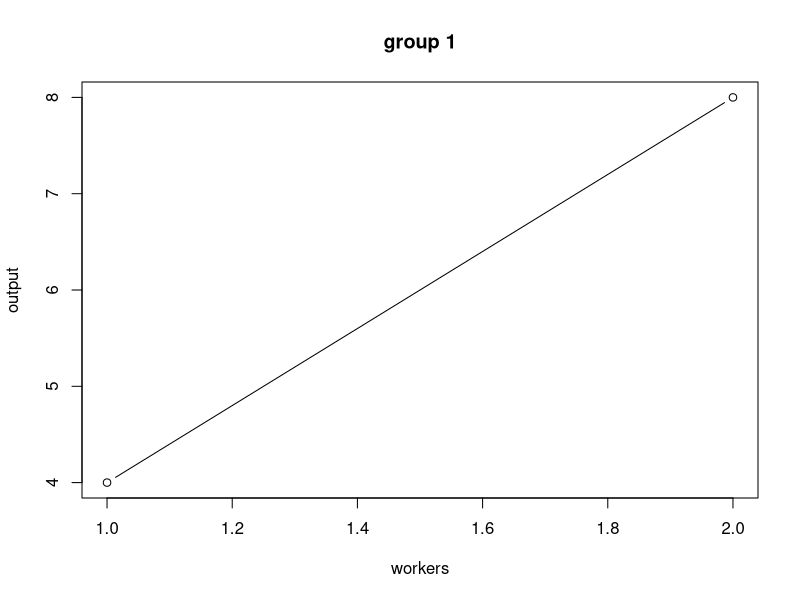
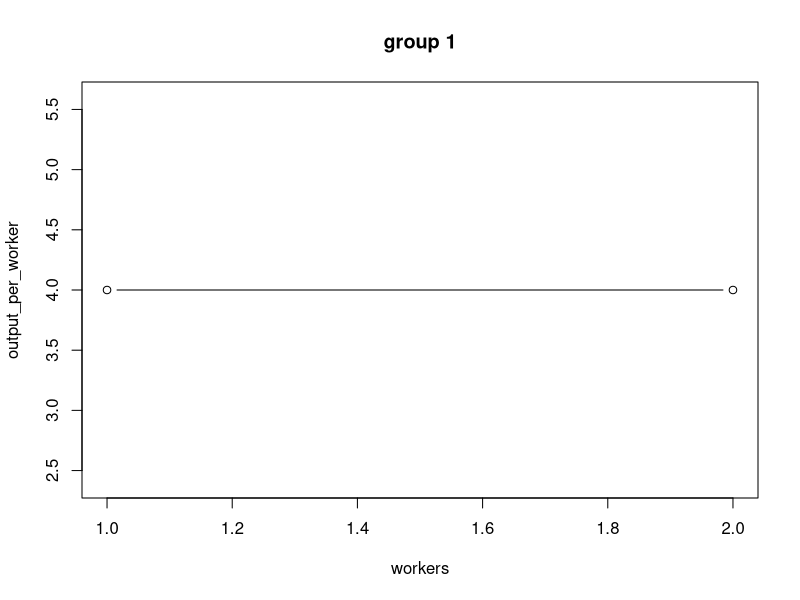
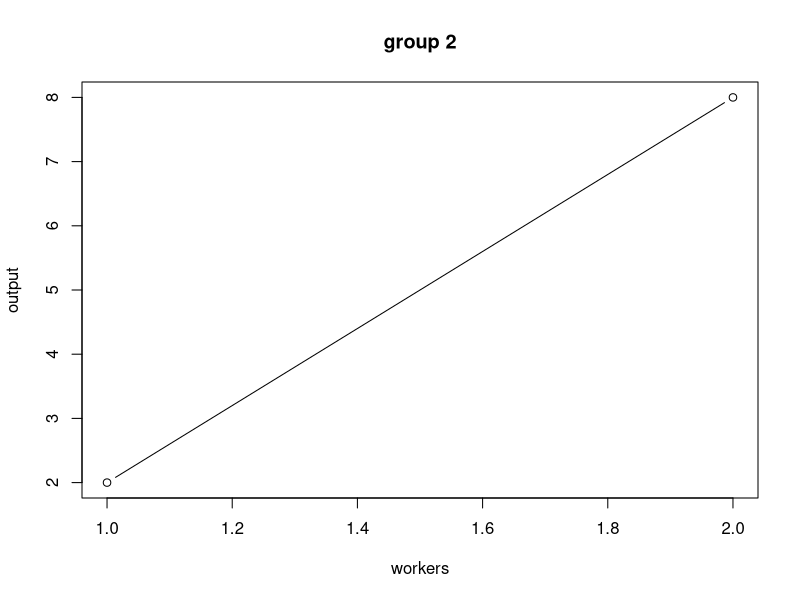
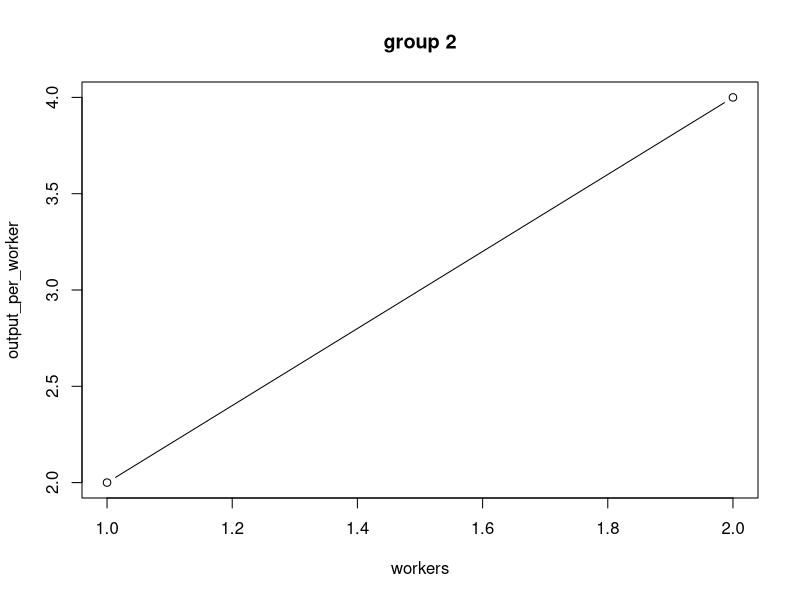

Here is the R script that generated these plots, in order:


workers<-c(1,2)
output<-c(4,8)
output_per_worker<-output/workers
plot(workers, output, type="b")+title("group 1")
plot(workers, output_per_worker, type="b")+title("group 1")


workers<-c(1,2)
output<-c(2,8)
output_per_worker<-output/workers
plot(workers, output, type="b")+title("group 2")
plot(workers, output_per_worker, type="b")+title("group 2")
